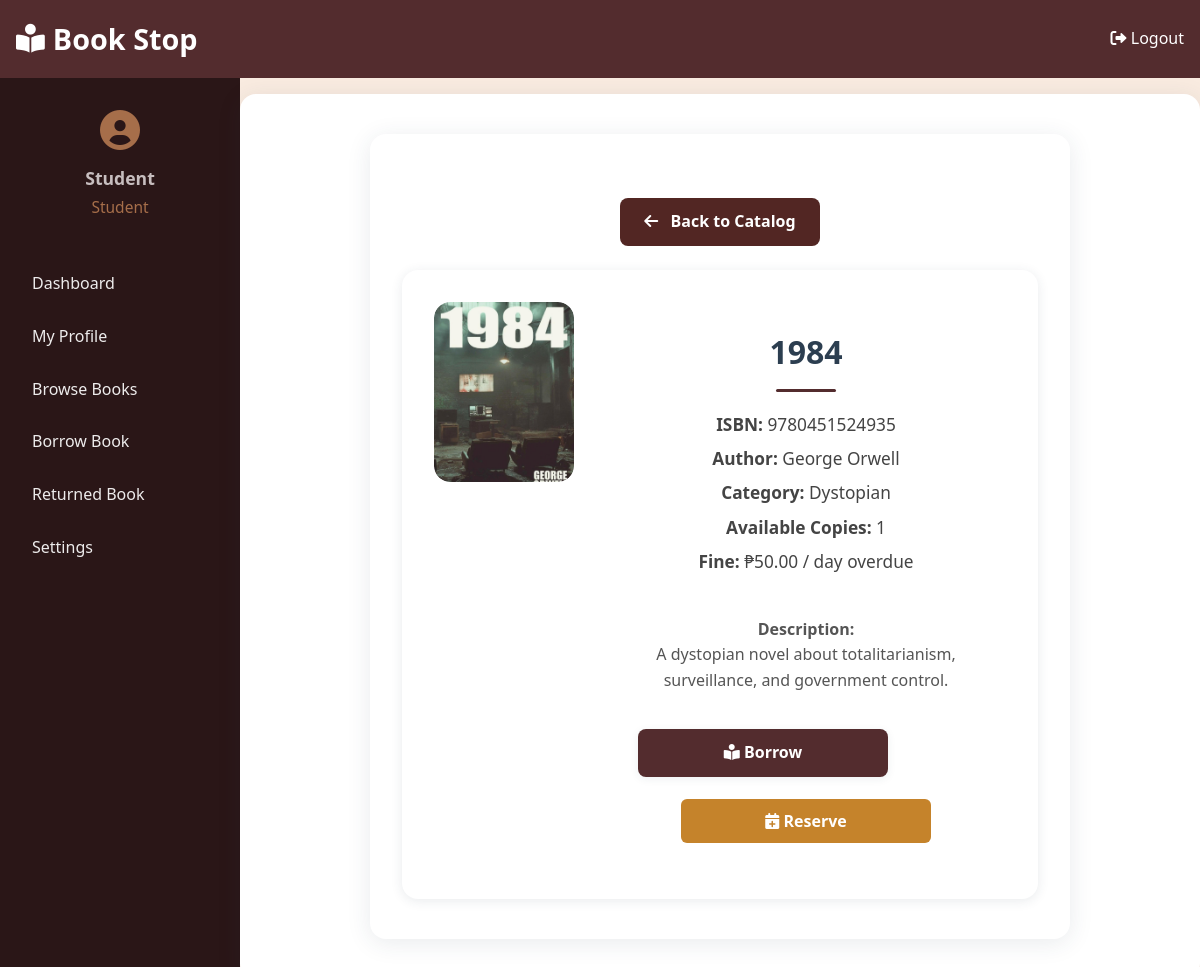
/view-book.php?id=3 (signed in), run on the app's committed database.
### tables this page shows
CREATE TABLE `books` (
  `book_id` int(11) NOT NULL,
  `title` varchar(150) NOT NULL,
  `author` varchar(100) DEFAULT NULL,
  `category` varchar(50) DEFAULT NULL,
  `isbn` varchar(20) DEFAULT NULL,
  `total_copies` int(11) DEFAULT 1,
  `book_fine` int(11) NOT NULL,
  `available_copies` int(11) DEFAULT 1,
  `published_year` year(4) DEFAULT NULL,
  `cover_image` varchar(255) DEFAULT NULL,
  `is_ebook` tinyint(1) DEFAULT 0,
  `ebook_file` varchar(255) DEFAULT NULL,
  `description` text DEFAULT NULL,
  `published_date` date DEFAULT NULL
);

### config.php (called while the page is built, shortened)
<?php
$user = "root";
?>

### view-book.php (the view, shortened to what this page needs)
<?php
require_once 'config.php';
$book_id = (int)$_GET['id'];
$stmt = $conn->prepare("SELECT * FROM books WHERE book_id = ?");
$stmt->bind_param("i", $book_id);
$stmt->execute();
$result = $stmt->get_result();
$book = $result->fetch_assoc();
?>
<!DOCTYPE html>
<html lang="en">
<head>
    <link rel="stylesheet" href="style.css">
    <link rel="stylesheet" href="https://cdnjs.cloudflare.com/ajax/libs/font-awesome/6.0.0/css/all.min.css">
</head>
<body>
    <header class="dashboard-header">
        <h1><i class="fas fa-book-reader"></i> Book Stop</h1>
        <a href="login_register.php?logout=1" class="logout-btn">
            <i class="fas fa-sign-out-alt"></i> Logout
        </a>
    </header>
    <div class="dashboard-layout">
        <div class="dashboard-sidebar">
            <div class="user-info">
                <i class="fas fa-user-circle"></i>
                <h3><?= htmlspecialchars($user['full_name'] ?? 'Student') ?></h3>
                <p><?= htmlspecialchars($user['user_type'] ?? 'Student') ?></p>
            </div>
            <nav>
                <ul class="sidebar-menu">
                    <li><a href="student_page.php" class="nav-link<?= basename($_SERVER['PHP_SELF']) == 'student_page.php' ? ' active' : '' ?>">Dashboard</a></li>
                    <li><a href="my-profile.php" class="nav-link<?= basename($_SERVER['PHP_SELF']) == 'my-profile.php' ? ' active' : '' ?>">My Profile</a></li>
                    <li><a href="catalog.php" class="nav-link<?= basename($_SERVER['PHP_SELF']) == 'catalog.php' ? ' active' : '' ?>">Browse Books</a></li>
                    <li><a href="borrow-book.php" class="nav-link<?= basename($_SERVER['PHP_SELF']) == 'borrow-book.php' ? ' active' : '' ?>">Borrow Book</a></li>
                    <li><a href="return-book.php" class="nav-link<?= basename($_SERVER['PHP_SELF']) == 'return-book.php' ? ' active' : '' ?>">Returned Book</a></li>
                    <li><a href="settings.php" class="nav-link<?= basename($_SERVER['PHP_SELF']) == 'settings.php' ? ' active' : '' ?>">Settings</a></li>
                </ul>
            </nav>
        </div>
        <div class="dashboard-main">
            <div class="browse-container" style="max-width:700px;margin:40px auto;">
                <a href="catalog.php" class="back-link" style="margin-bottom:1.5rem;display:inline-block;">
                    <i class="fas fa-arrow-left"></i> Back to Catalog
                </a>
                <div class="book-card" style="display:flex;align-items:flex-start;gap:2rem;padding:2rem;">
                    <div class="book-cover" style="width:140px;min-width:140px;height:180px;display:flex;align-items:center;justify-content:center;background:#f0f2f5;border-radius:16px;overflow:hidden;">
                        <?php
                            $coverPath = !empty($book['cover_image']) ? $book['cover_image'] : '';
                            if ($coverPath && !preg_match('/^https?:\/\//', $coverPath) && strpos($coverPath, 'uploads/') !== 0) {
                                $coverPath = 'uploads/covers/' . $coverPath;
                            }
                        ?>
                        <?php if (!empty($coverPath)): ?>
                            <img src="<?= htmlspecialchars($coverPath) ?>" alt="Book Cover"
                                 style="width:100%;height:100%;object-fit:cover;border-radius:16px;"
                                 onerror="this.onerror=null;this.style.display='none';this.parentNode.innerHTML='<i class=\'fas fa-book\' style=\'font-size:3rem;color:#532c2e;\'></i>';">
                        <?php else: ?>
                            <i class="fas fa-book" style="font-size:3rem;color:#532c2e;"></i>
                        <?php endif; ?>
                    </div>
                    <div class="book-details" style="flex:1;display:flex;flex-direction:column;gap:0.7rem;">
                        <h2 class="book-title" style="margin:0 0 0.5rem 0;font-size:2rem;font-weight:700;color:#2c3e50;">
                            <?= htmlspecialchars($book['title']) ?>
                        </h2>
                        <div class="book-meta" style="font-size:1.08rem;color:#444;">
                            <div><strong>ISBN:</strong> <?= htmlspecialchars($book['isbn']) ?></div>
                            <div><strong>Author:</strong> <?= htmlspecialchars($book['author']) ?></div>
                            <div><strong>Category:</strong> <?= htmlspecialchars($book['category']) ?></div>
                            <div><strong>Available Copies:</strong> <?= (int)$book['available_copies'] ?></div>
                            <div><strong>Fine:</strong> <?= isset($book['book_fine']) && $book['book_fine'] !== '' ? '₱' . number_format($book['book_fine'], 2) . ' / day overdue' : 'No fine' ?></div>
                        </div>
                        <div class="book-description" style="margin:0.7rem 0 0.5rem 0;color:#555;">
                            <strong>Description:</strong><br>
                            <?= nl2br(htmlspecialchars($book['description'])) ?>
                        </div>
                        <?php if (isset($_SESSION['user_id']) && $book['available_copies'] > 0): ?>
                            <a href="borrow-book.php?id=<?= urlencode($book['book_id']) ?>" class="borrow-btn" style="margin-top: 1rem; width: 100%; max-width: 250px; box-sizing: border-box;">
                                <i class="fas fa-book-reader"></i> Borrow
                            </a>
                        <?php elseif ($book['available_copies'] < 1): ?>
                            <div class="alert alert-error" style="margin-top:1rem;">Not available for borrowing.</div>
                        <?php endif; ?>
                        <?php if (isset($_SESSION['user_id'])): ?>
                            <form method="post" style="margin-top:0.7rem;">
                                <button type="submit" class="reserve-btn" style="width: 100%; max-width: 250px; background: #C5832B; color: #fff; display: inline-block; text-align: center; padding: 0.7rem 0; border-radius: 6px; font-weight: 600; border: none; font-size: 1rem;">
                                    <i class="fas fa-calendar-plus"></i> Reserve
                                </button>
                            </form>
                        <?php endif; ?>
                    </div>
                </div>
            </div>
        </div>
    </div>
</body>
</html>

### data on the page
books: title "1984", isbn "9780451524935", author "George Orwell", category "Dystopian", available_copies "1", book_fine "50.00", description "A dystopian novel about totalitarianism, surveillance, and government control."

### other printed values
$user['full_name'] "Student"
$user['user_type'] "Student"
